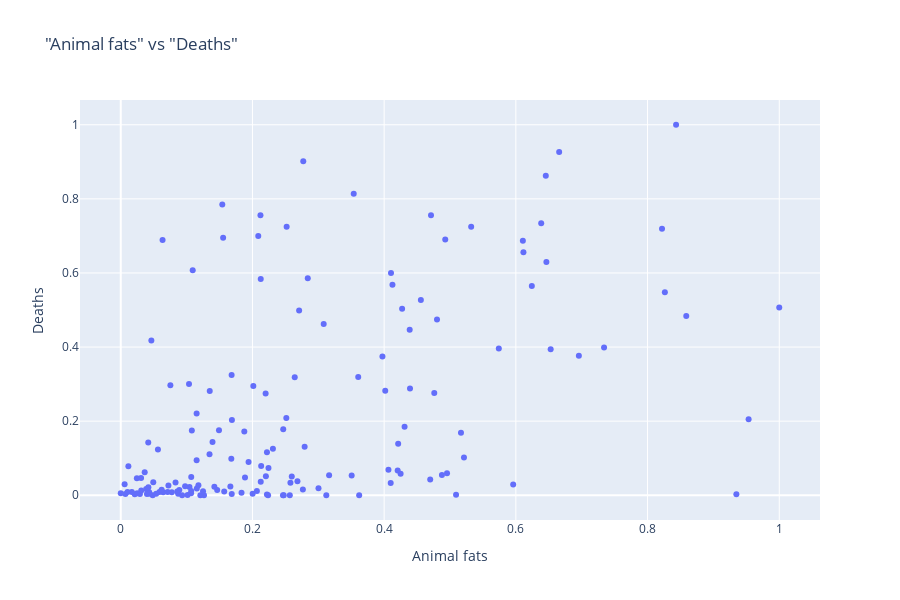

The code cell stored with this chart in its notebook:
### Markdown cell above
Plot the "Animal fats" vs "Deaths" statistics

### Code cell
fig = px.scatter(fat_quantity_scaled, x = 'Animal fats', y= 'Deaths', title = '"Animal fats" vs "Deaths"',width=900,height=600)
fig.show()

### Figure 1 — Plotly figure (JSON) as saved in the notebook; plotly's stock layout.template omitted (floating-point values rounded to 4 significant figures; data arrays with more than 128 entries replaced by an {"elided": "..."} marker saying what was removed)
{"data": [{"hovertemplate": "Animal fats=%{x}<br>Deaths=%{y}<extra></extra>", "legendgroup": "", "marker": {"color": "#636efa", "symbol": "circle"}, "mode": "markers", "name": "", "orientation": "v", "showlegend": false, "type": "scatter", "x": {"elided": "154 float values"}, "xaxis": "x", "y": {"elided": "154 float values"}, "yaxis": "y"}], "layout": {"height": 600, "legend": {"tracegroupgap": 0}, "title": {"text": "\"Animal fats\" vs \"Deaths\""}, "width": 900, "xaxis": {"anchor": "y", "autorange": true, "domain": [0, 1], "range": [-0.06188, 1.062], "title": {"text": "Animal fats"}, "type": "linear"}, "yaxis": {"anchor": "x", "autorange": true, "domain": [0, 1], "range": [-0.0668, 1.067], "title": {"text": "Deaths"}, "type": "linear"}}}
